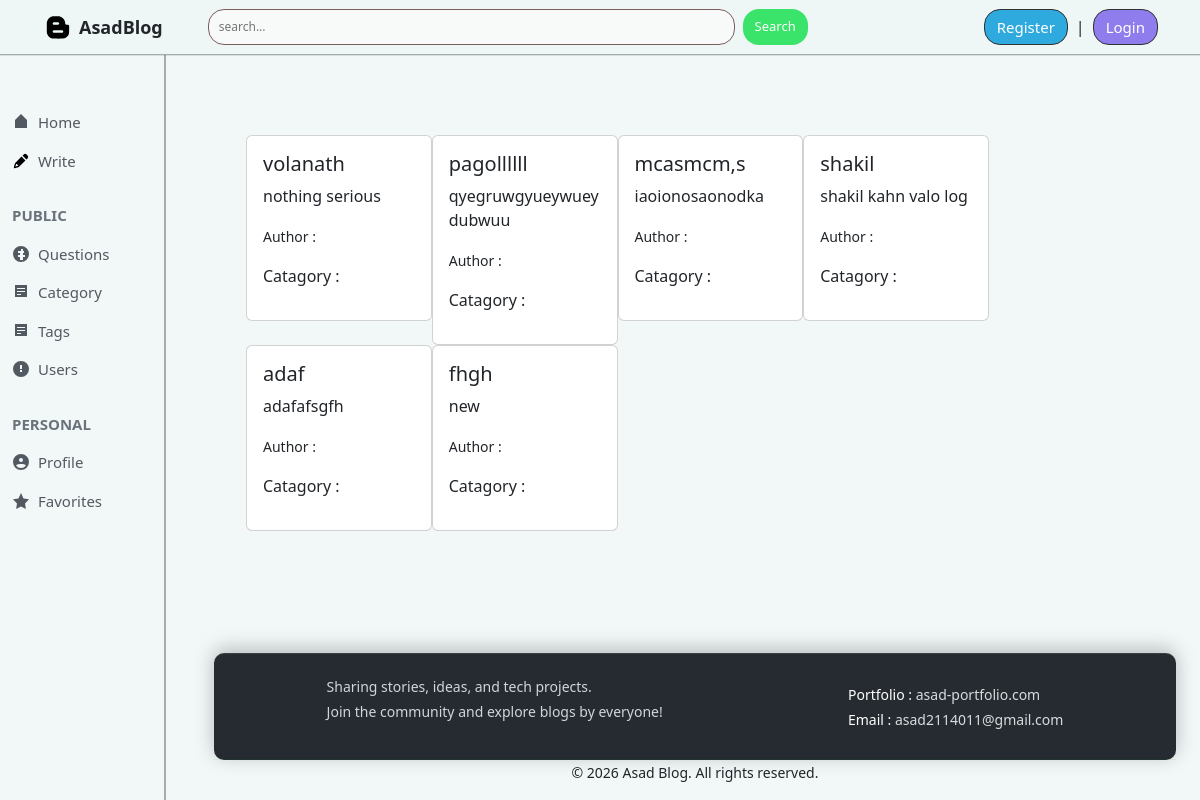
The app's page /, older data.
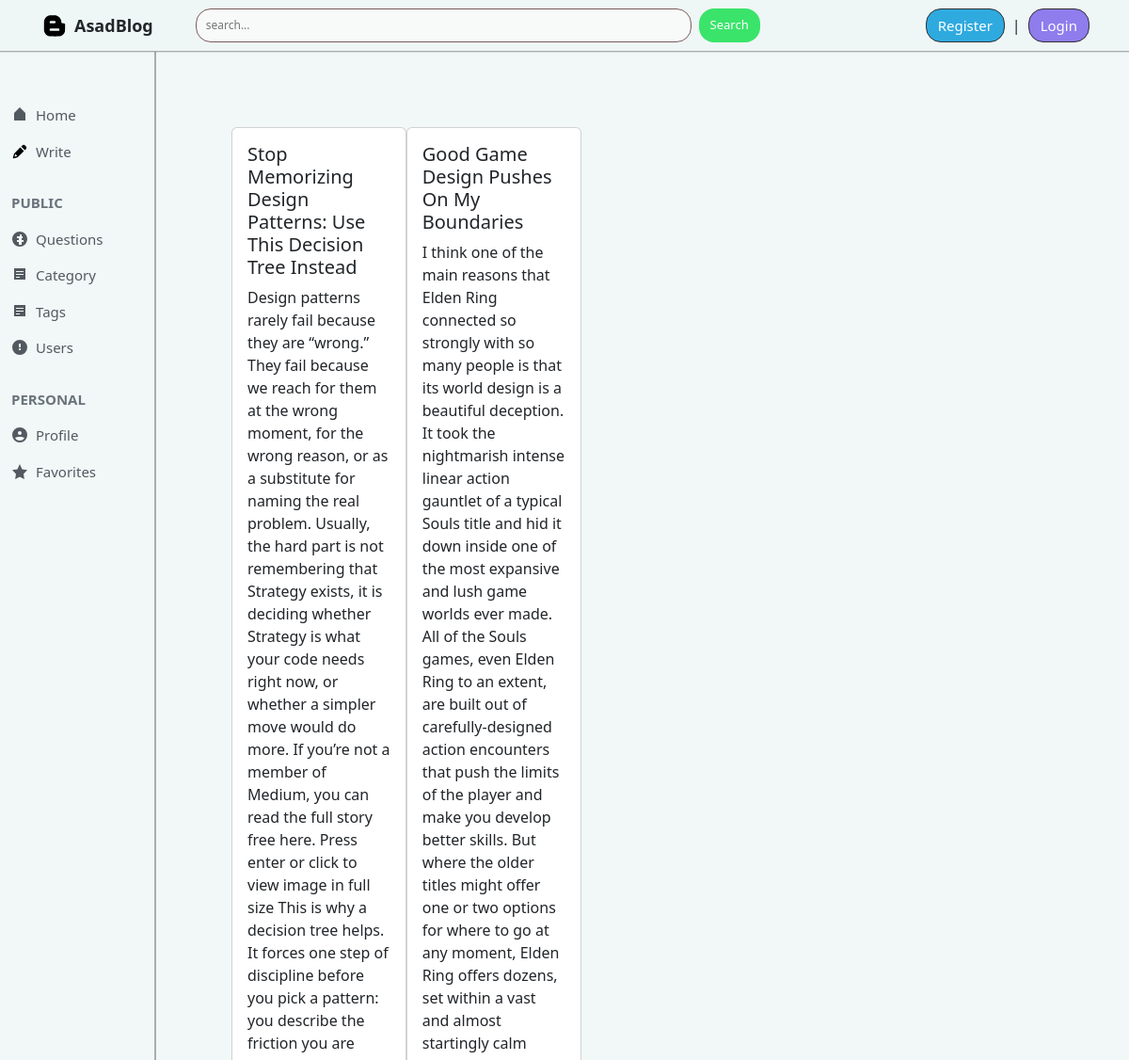
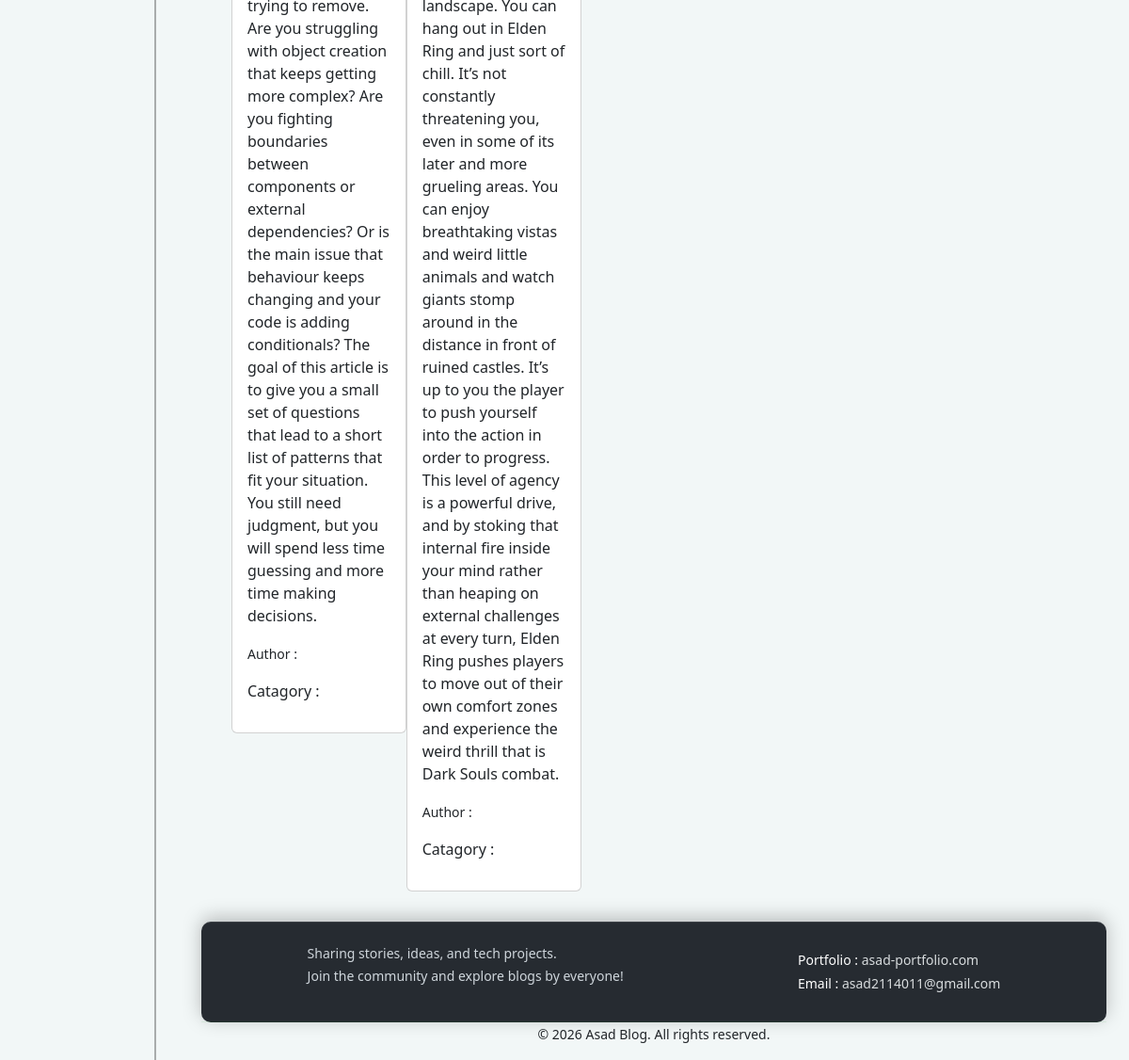
The same page, newer data (2 pictures, top to bottom).
### posts/models.py (models this page shows, shortened)
class Post(models.Model):
    title=models.CharField(max_length=200)
    slug=models.SlugField(max_length=250,unique=True,blank=True)
    content=models.TextField()
    post_image=models.ImageField(upload_to='posts/',blank=True,null=True)
    view_count=models.PositiveIntegerField(default=0)
    catagory=models.ForeignKey(catagory,on_delete=models.PROTECT,related_name='posts')
    author=models.ForeignKey(Author,on_delete=models.CASCADE,related_name='posts')
    tags=models.ManyToManyField(Tag,blank=True,related_name='posts')
    created_at=models.DateTimeField(auto_now_add=True)
    updated_at=models.DateTimeField(auto_now=True)
    class Meta:
        ordering=['-created_at']

### blog_project/views.py (the view)
# urls.py: 2. Add a URL to urlpatterns:  path('', views.home, name='home')
def home(request,catagory_slug=None):
    data=Post.objects.all()
    if catagory_slug is not None:
        catagorys=catagory.objects.get(slug= catagory_slug)
        data=Post.objects.filter(catagory=catagorys)
    catagories=catagory.objects.all()
    return render(request,'home.html',{'data':data,'catagory':catagories})

### templates/home.html (shortened to what this page needs)
{% extends 'base.html' %}
{% load static %}
{% block content %}
 <div class="d-flex flex-wrap p-3">
    <div class="col-10 p-3">
        <div class="d-flex flex-wrap pt-4">
            {% for post in data %}
            <div class="col-sm-3">
                <div class="card">
                    <div class="card-body">
                        <h5 class="card-title">{{post.title}} </h5>
                        <p class="card-text">{{post.content}} </p>
                        <p>
                            <small>Author : {{post.author.first_name}} {{post.author.last_name}} </small>
                        </p>
                        <p>Catagory :
                        </p>
                    </div>
                </div>
            </div>
            {% endfor %}
        </div>
    </div>
</div>
{% endblock %}

### templates/base.html (shortened to what this page needs)
{% load static %}
<!doctype html>
<html lang="en">
<head>
  <link rel="stylesheet" href="https://cdnjs.cloudflare.com/ajax/libs/font-awesome/6.4.2/css/all.min.css"
 />
  <link href="https://cdn.jsdelivr.net/npm/bootstrap@5.3.8/dist/css/bootstrap.min.css" rel="stylesheet"
>
  <link rel="stylesheet" href="{% static 'css/base.css'%}">
  <link rel="stylesheet" href="{% static 'css/auth.css'%}">
</head>
<body>
  <nav class="navbar">
    <div class="container d-flex align-items-center">
      <div class="navbar-left">
        <a class="navbar-logo" href="{% url 'homepage' %}">
          AsadBlog
        </a>
        <form class="search-container" id="searchForm" method="GET" action="{% url 'homepage' %}">
          <input class="search-bar" type="search" name="q" placeholder="search...">
          <button class="search-button" type="submit">Search</button>
        </form>
      </div>
      <div class="ml-auto auth-btn">
        {% if request.user.is_authenticated %}
        <a class="btn" style="background-color: rgb(74, 148, 89);" href="{% url 'profile' %}">Profile</a>|
        <a class="btn" style="background-color: rgb(245, 56, 56);" href="{% url 'logout' %}">Logout</a>
        {% else %}
        <a class="btn" style="background-color: rgb(47, 170, 223);" href="{% url 'register' %}">Register</a>|
        <a class="btn" style="background-color: rgb(143, 124, 237);" href="{% url 'user_login' %}">Login</a>
        {% endif %}
      </div>
    </div>
  </nav>
  <div class="main-container">
    <aside class="left-sidebar" id="leftSidebar">
      <nav>
        <div class="sidebar-section">
          <a href="{% url 'homepage' %}" class="sidebar-link ">
            <svg fill="currentColor" viewBox="0 0 18 18">
              <path d="M9 1 3 7v8h12V7z" />
            </svg>
            Home
          </a>
          <a href="{% url 'homepage' %}" class="sidebar-link ">
            Write
          </a>
        </div>
        <div class="sidebar-section">
          <div class="sidebar-section-title">Public</div>
          <a href="#" class="sidebar-link ">
            <svg fill="currentColor" viewBox="0 0 18 18">
              <path d="M9 1a8 8 0 100 16A8 8 0 009 1zM8 15v-3H6v-2h2V8H6V6h3V4h2v2h1v2h-1v2h2v2h-2v3H8z" />
            </svg>
            Questions
          </a>
          <a href="#" class="sidebar-link">
            <svg fill="currentColor" viewBox="0 0 18 18">
              <path d="M15 2H3v12h12V2zM9 12H5v-1h4v1zm4-3H5V8h8v1zm0-3H5V5h8v1z" />
            </svg>
            Category
          </a>
          <a href="#" class="sidebar-link">
            <svg fill="currentColor" viewBox="0 0 18 18">
              <path d="M15 2H3v12h12V2zM9 12H5v-1h4v1zm4-3H5V8h8v1zm0-3H5V5h8v1z" />
            </svg>
            Tags
          </a>
          <a href="#" class="sidebar-link">
            <svg fill="currentColor" viewBox="0 0 18 18">
              <path d="M9 1a8 8 0 100 16A8 8 0 009 1zm1 11H8v-2h2v2zm0-3H8V5h2v4z" />
            </svg>
            Users
          </a>
        </div>
        <div class="sidebar-section">
          <div class="sidebar-section-title">Personal</div>
          <a href="{% url 'profile' %}" class="sidebar-link">
            <svg fill="currentColor" viewBox="0 0 18 18">
              <path
                d="M9 1a8 8 0 100 16A8 8 0 009 1zM9 5a2 2 0 110 4 2 2 0 010-4zm0 10a6 6 0 01-4.95-2.58C4.53 11.5 7.5 11 9 11s4.47.5 4.95 1.42A6 6 0 019 15z" />
            </svg>
            Profile
          </a>
          <a href="#" class="sidebar-link">
            <svg fill="currentColor" viewBox="0 0 18 18">
              <path d="M9 1l2.5 5.5L17 7.3l-4 4.2.9 5.5L9 14.5 4.1 17l.9-5.5-4-4.2 5.5-.8L9 1z" />
            </svg>
            Favorites
          </a>
        </div>
      </nav>
    </aside>
    <div class="divider"></div>
    <main class="right-content">
      {% block content %}
      {% endblock %}
      <div class="full-footer">
        <footer class="footer">
          <div class="footer-container">
            <div class="footer-about">
              <p><small>Sharing stories, ideas, and tech projects. <br>
                  Join the community and explore blogs by everyone!</small></p>
            </div>
            <div class="footer-contact">
              <p>Portfolio : <a href="https://asad-portfolio.com" target="_blank">asad-portfolio.com</a></p>
              <p>Email : <a href="mailto:asad@example.com">asad2114011@gmail.com</a></p>
            </div>
          </div>
        </footer>
        <div class="footer-bottom">
          <p><small>© 2026 Asad Blog. All rights reserved.</small></p>
        </div>
      </div>
    </main>
  </div>
</body>
</html>

### static/css/base.css (style rules this page uses)
body { background-color: #f2f7f7; margin: 0; display: flex; flex-direction: column; min-height: 100vh; }
.navbar { width: 100%; height: 55px; background-color: #eff6f6; border-bottom: 1px solid rgba(59, 58, 58, 0.4); box-shadow: 0 1px 0 rgba(0, 0, 0, 0.1); position: sticky; top: 0; z-index: 1000; }
.navbar-left { display: flex; align-items: center; flex: 1; }
.navbar-logo { font-weight: bold; text-decoration: none; color: #232629; font-size: 18px; margin-right: 15px; display: flex; align-items: center; }
.navbar-logo svg { width: 32px; height: 37px; margin-right: 5px; }
.search-container { display: flex; align-items: center; margin-left: 30px; gap: 8px; flex: 1; max-width: 600px; }
.search-bar { flex: 1; border: 1px solid #7a5d5d; background-color: #f8f9f9; border-radius: 16px; padding: 8px 10px; font-size: 12px; outline: none; }
.search-button { border: none; background-color: #3ae46a; color: white; border-radius: 16px; padding: 8px 12px; cursor: pointer; font-size: 13px; transition: background-color 0.3s ease; }
.navbar .ml-auto { display: flex; gap: 8px; align-items: center; }
.navbar .btn { font-size: 15px; padding: 6px 12px; border: 1px solid rgb(49, 49, 49); border-radius: 16px; color: white; }
.main-container { display: flex; max-width: 1200px; margin: 0 auto; padding-top: 24px; flex: 1; }
.left-sidebar { width: 164px; padding: 24px 8px 24px 0; position: sticky; top: 79px; height: fit-content; transition: transform 0.3s ease; }
.divider { border: 1px solid rgba(59, 58, 58, 0.4); position: sticky; margin-top: -24px; }
.left-sidebar nav { list-style: none; padding: 0; margin: 0; }
.sidebar-section { margin-bottom: 16px; }
.sidebar-section-title { font-size: 15px; color: #6a737c; text-transform: uppercase; padding: 8px 12px; font-weight: bold; margin: 0; }
.sidebar-link { display: flex; align-items: center; padding: 8px 12px; color: #525960; text-decoration: none; font-size: 15px; border-right: 3px solid transparent; transition: all 0.1s ease; }
.sidebar-link svg { width: 18px; height: 18px; margin-right: 8px; }
.right-content { flex: 1; margin-left: 24px; padding: 0 24px; min-width: 0; display: flex; flex-direction: column; }
.full-footer { margin-top: auto; }
footer { background-color: hsl(210, 12%, 17%); width: 100%; box-sizing: border-box; color: white; border-radius: 10px; border-top: 1px solid rgba(255, 255, 255, 0.1); box-shadow: 0 -4px 20px rgba(0, 0, 0, 0.25); }
.footer-container { display: flex; flex-wrap: wrap; align-items: center; justify-content: space-around; padding: 20px; border-bottom: 1px solid rgba(24, 167, 36, 0.08); }
.footer-bottom { display: flex; justify-content: center; }
.footer-about small { line-height: 1.6; color: #cfd6dc; }
.footer-contact p { margin: 4px 0; font-size: 14px; }
.footer-contact a { color: #d8dcde; text-decoration: none; transition: color 0.2s ease; }

Row changes from the older to the newer data that the page shows:
removed Post: title "volanath", content "nothing serious"
removed Post: title "pagollllll", content "qyegruwgyueywueydubwuu"
removed Post: title "mcasmcm,s", content "iaoionosaonodka"
removed Post: title "shakil", content "shakil kahn valo log"
removed Post: title "adaf", content "adafafsgfh"
removed Post: title "fhgh", content "new"
added Post: title "Stop Memorizing Design Patterns: Use This Decision Tree Instead", content "Design patterns rarely fail because they are “wrong.” They fail because we reach for them at the wrong moment, for the wrong reason, or as a substitute for naming the real problem. Usually, the hard part is not remembering that Strategy exists, it is deciding whether Strategy is what your code needs right now, or whether a simpler move would do more. If you’re not a member of Medium, you can read the full story free here. Press enter or click to view image in full size This is why a decision tree helps. It forces one step of discipline before you pick a pattern: you describe the friction you are trying to remove. Are you struggling with object creation that keeps getting more complex? Are…"
added Post: title "Good Game Design Pushes On My Boundaries", content "I think one of the main reasons that Elden Ring connected so strongly with so many people is that its world design is a beautiful deception. It took the nightmarish intense linear action gauntlet of a typical Souls title and hid it down inside one of the most expansive and lush game worlds ever made. All of the Souls games, even Elden Ring to an extent, are built out of carefully-designed action encounters that push the limits of the player and make you develop better skills. But where the older titles might offer one or two options for where to go at any moment, Elden Ring offers dozens, set within a vast and almost startingly calm landscape. You can hang out in Elden Ring and just sort of…"
